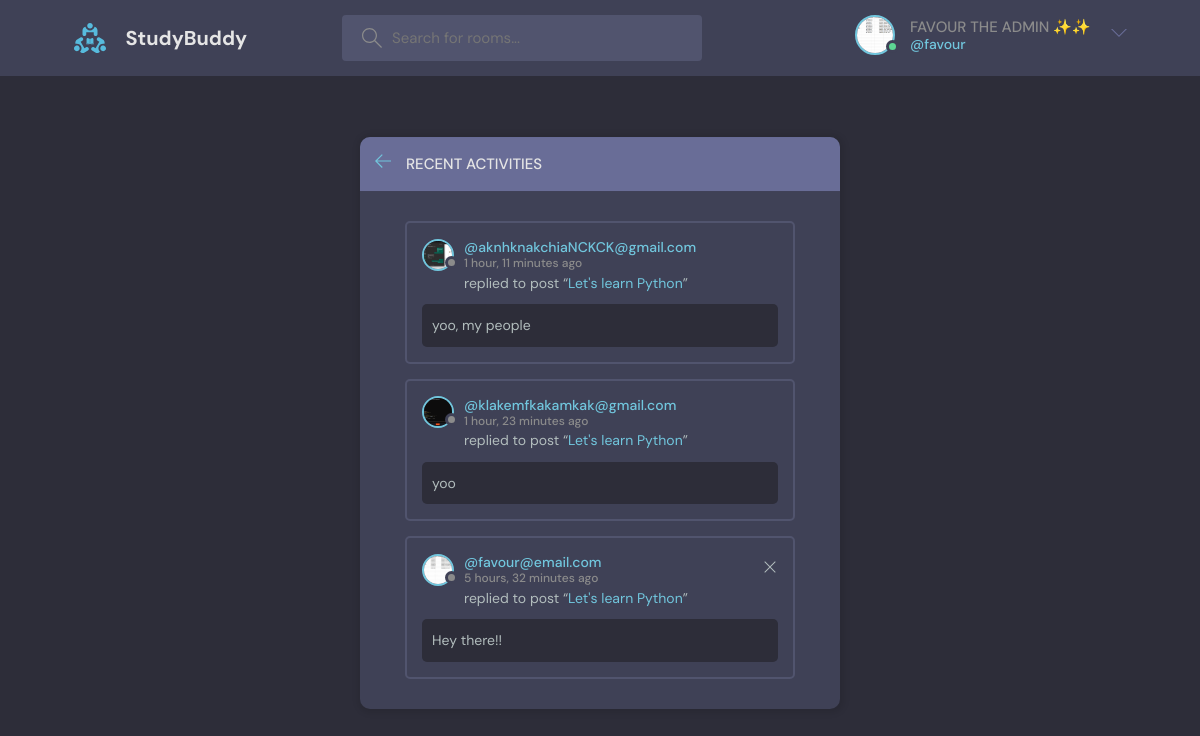
/activity/ (signed in), run on the app's committed database.
### base/models.py (models this page shows)
class User(AbstractUser):
  name = models.CharField(max_length=200, null=True)
  email = models.EmailField(null=True, unique=True)
  bio = models.TextField(null=True)
  avatar = models.ImageField(null=True, default="avatar.svg")
  USERNAME_FIELD = 'email'
  REQUIRED_FIELDS = []

class Message(models.Model):
  user = models.ForeignKey(User, on_delete=models.CASCADE)
  room = models.ForeignKey(Room, on_delete=models.CASCADE)
  body = models.TextField()
  updated = models.DateTimeField(auto_now=True)
  created = models.DateTimeField(auto_now_add=True)
  class Meta:
    ordering = ['-updated', '-created']
  def __str__(self):
    return self.body[0:50]

class Room(models.Model):
  host = models.ForeignKey(User, on_delete=models.SET_NULL, null=True)
  topic = models.ForeignKey(Topic, on_delete=models.SET_NULL, null=True)
  name = models.CharField(max_length=200)
  description = models.TextField(null=True, blank=True)
  participants = models.ManyToManyField(User, related_name="participants", blank=True)
  updated = models.DateTimeField(auto_now=True)
  created = models.DateTimeField(auto_now_add=True)
  class Meta:
    ordering = ['-updated', '-created']
  def __str__(self):
    return self.name

### base/views.py (the view)
# urls.py: path('activity/', views.activityPage, name='activity'),
def activityPage(request):
  room_messages = Message.objects.all()
  return render(request, 'base/activity.html', {'room_messages': room_messages})

### base/templates/base/activity.html
{% extends 'main.html' %} {% block content %}
<main class="layout">
  <div class="container">
    <div class="layout__box">
      <div class="layout__boxHeader">
        <div class="layout__boxTitle">
          <a href="{% url 'home' %}">
            <svg
              version="1.1"
              xmlns="http://www.w3.org/2000/svg"
              width="32"
              height="32"
              viewBox="0 0 32 32"
            >
              <title>arrow-left</title>
              <path
                d="M13.723 2.286l-13.723 13.714 13.719 13.714 1.616-1.611-10.96-10.96h27.625v-2.286h-27.625l10.965-10.965-1.616-1.607z"
              ></path>
            </svg>
          </a>
          <h3>Recent Activities</h3>
        </div>
      </div>
      <div class="activities-page layout__body">
        {% for message in room_messages %}
        <div class="activities__box">
          <div class="activities__boxHeader roomListRoom__header">
            <a
              href="{% url 'user-profile' message.user.id %}"
              class="roomListRoom__author"
            >
              <div class="avatar avatar--small">
                <img src="{{message.user.avatar.url}}" />
              </div>
              <p>
                @{{message.user}}
                <span>{{message.created |timesince}} ago</span>
              </p>
            </a>
            {% if request.user == message.user %}
            <div class="roomListRoom__actions">
              <a href="{% url 'delete-message' message.id %}">
                <svg
                  version="1.1"
                  xmlns="http://www.w3.org/2000/svg"
                  width="32"
                  height="32"
                  viewBox="0 0 32 32"
                >
                  <title>remove</title>
                  <path
                    d="M27.314 6.019l-1.333-1.333-9.98 9.981-9.981-9.981-1.333 1.333 9.981 9.981-9.981 9.98 1.333 1.333 9.981-9.98 9.98 9.98 1.333-1.333-9.98-9.98 9.98-9.981z"
                  ></path>
                </svg>
              </a>
            </div>
            {% endif %}
          </div>
          <div class="activities__boxContent">
            <p>
              replied to post “<a href="{% url 'room' message.room.id %}"
                >{{message.room}}</a
              >”
            </p>
            <div class="activities__boxRoomContent">{{message}}</div>
          </div>
        </div>
        {% endfor %}
      </div>
    </div>
  </div>
</main>
{% endblock content %}

### templates/navbar.html (shortened to what this page needs)
{% load static %}
<header class="header header--loggedIn">
  <div class="container">
    <a href="{% url 'home' %}" class="header__logo">
      <img src="{% static 'images/logo.svg' %}" />
      <h1>StudyBuddy</h1>
    </a>
    <form class="header__search" action="{% url 'home' %}" method="GET">
      <label>
        <input type="text" name="q" placeholder="Search for rooms..." />
      </label>
    </form>
    <nav class="header__menu">
      {% if request.user.is_authenticated %}
      <div class="header__user">
        <a href="{% url 'user-profile' user.id %}">
          <div class="avatar avatar--medium active">
            <img src="{{request.user.avatar.url}}" />
          </div>
          <p>{{user.name}}<span>@{{request.user.username}}</span></p>
        </a>
        <button class="dropdown-button">
          <svg
            version="1.1"
            xmlns="http://www.w3.org/2000/svg"
            width="32"
            height="32"
            viewBox="0 0 32 32"
          >
            <title>chevron-down</title>
            <path d="M16 21l-13-13h-3l16 16 16-16h-3l-13 13z"></path>
          </svg>
        </button>
      </div>
      {% else %}
      <a href="{% url 'signin' %}">
        <img src="{% static 'images/avatar.svg' %}" />
        <p>Sign in</p>
      </a>
      {% endif %}
    </nav>
  </div>
</header>

### data on the page
User: user.avatar (picture), name "FAVOUR THE ADMIN ✨✨", user.username "favour"
Message: user.avatar (picture), user "aknhknakchiaNCKCK@gmail.com", created "1 hour, 11 minutes", room "Let's learn Python", body "yoo, my people"
Message: user.avatar (picture), user "klakemfkakamkak@gmail.com", created "1 hour, 23 minutes", room "Let's learn Python", body "yoo"
Message: user.avatar (picture), user "favour@email.com", created "5 hours, 32 minutes", room "Let's learn Python", body "Hey there!!"
